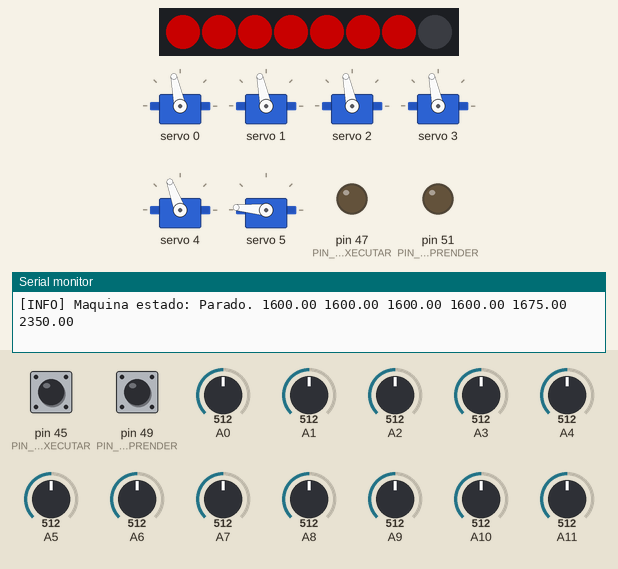
This sketch was run on a simulated Arduino Mega 2560, built with avr-gcc and run on an emulated ATmega2560. Parts: 8 RGB LEDs in strip order, left to right, 6 × servo, output pins drawn as LEDs (lit = HIGH), the last lines printed to the serial monitor. Dashed ring = blinking. The inputs (shaded band) are chosen by the test bench; at power-on: pin 49 (PIN_BTN_APRENDER) HIGH, pin 45 (PIN_BTN_EXECUTAR) HIGH, A0 = 512, A1 = 512, A2 = 512, A3 = 512, A4 = 512, A5 = 512, A6 = 512, A7 = 512, A8 = 512, A9 = 512, A10 = 512, A11 = 512. Dim RGB values are drawn brighter than linear.

Above: at 1.2 s.
1.3 s: pin 49 (PIN_BTN_APRENDER) pulled LOW for 1 s
At 2.79 s:
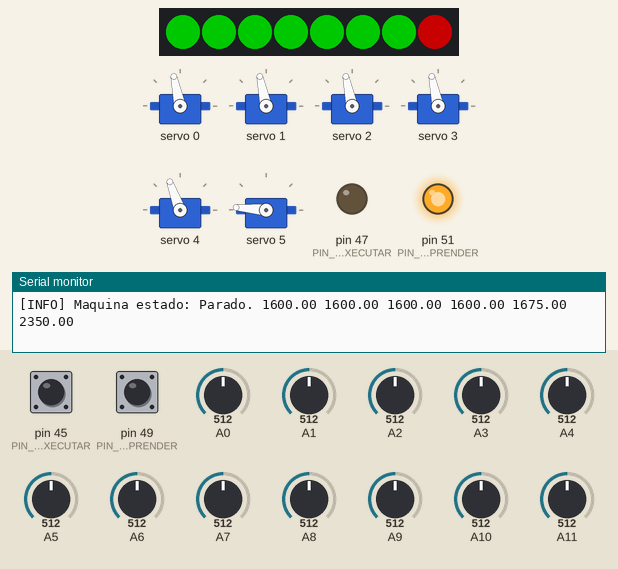
2.9 s: pin 45 (PIN_BTN_EXECUTAR) pulled LOW for 0.15 s
At 3.17 s:
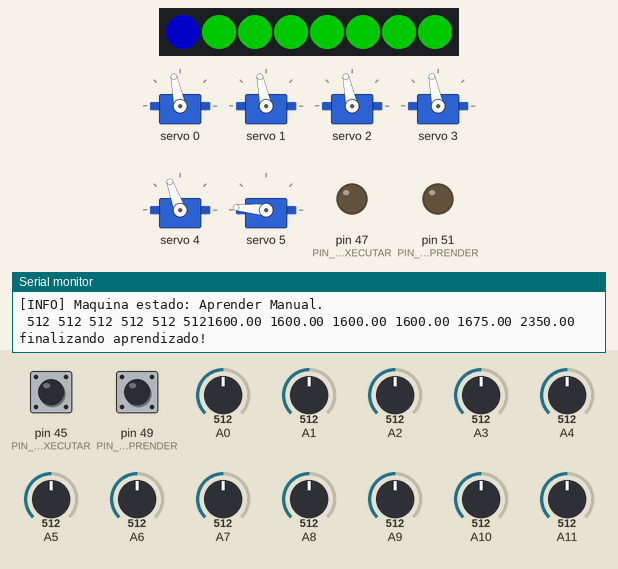
3.6 s: pin 49 (PIN_BTN_APRENDER) pulled LOW for 3.2 s
At 5.64 s:
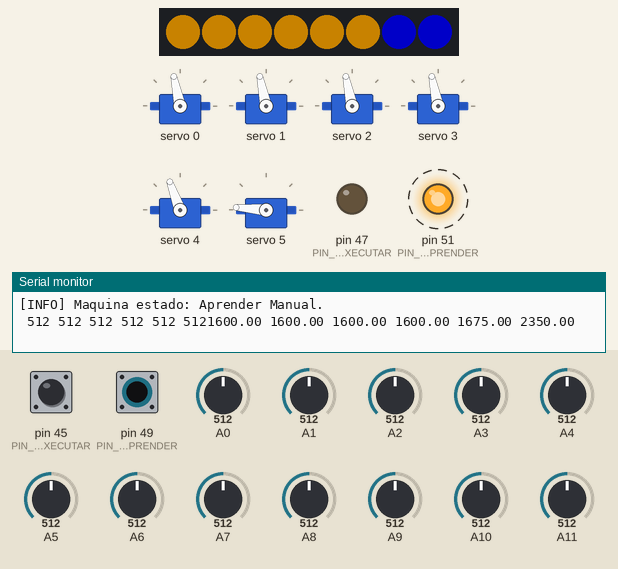
Timing chart, 0 to 15.7 s (numbered marks = the images above; inputs shaded):
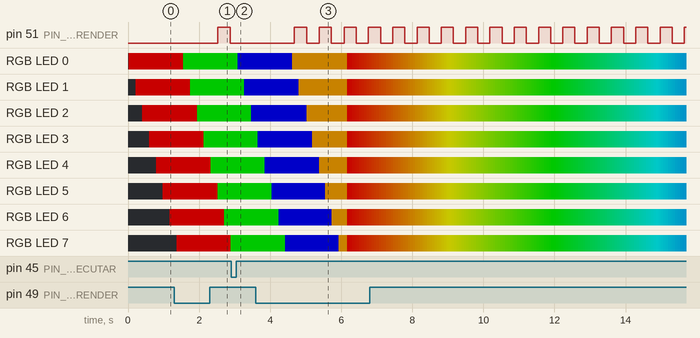

Measured:
- after the input at 1.3 s, pin 51 (PIN_LED_APRENDER): LOW → HIGH after 1.2 s, → LOW 0.35 s later
- after the input at 2.9 s, pin 51 (PIN_LED_APRENDER): stays LOW (without the input it goes to HIGH after 0.34 s)
- after the input at 3.6 s, pin 51 (PIN_LED_APRENDER): alternates HIGH for 0.34 s and LOW for 0.34 s, starting after 1.1 s

The sketch:

hercules_robot_arm.ino
```cpp
// (licence header left out)
#include <Servo.h>                    //para controlar os servos
#include <Wire.h>                     //para comunicação I2C
#include <Adafruit_PWMServoDriver.h>  //para controlar 16 servos com a placa PCA9685
#include <Adafruit_NeoPixel.h>        //para os leds RGB WS2812 Instalar "Adafruit NeoPixel by Adafruit"


#define NUMPIXELS           8         //quantos leds existem na fita
#define NUMSERVOS           6         //quantos servos estao conectados ao PCA9685
#define INTERVALO_SERVOS    5         //quantos ms para recalcular e atulizar servos.

#define DEBOUNCE            50        //tempo ms de debounce do botao
#define SHORT_PRESS_TIME    300       //tempo ms para detecçao de clique curto
#define LONG_PRESS_TIME     900       //tempo ms para detecção de clique longo

//pinos que fazem parte dos botoes de Aprender e executar
#define LED_STRIP_PIN      53         //pino da tira de neopixel
#define PIN_LED_APRENDER   51
#define PIN_BTN_APRENDER   49

#define PIN_LED_EXECUTAR   47
#define PIN_BTN_EXECUTAR   45

//pinos dos knobs da interface com usuário (Analogicos)
#define PIN_KNOB_SERVO_0  5
#define PIN_KNOB_SERVO_1  4
#define PIN_KNOB_SERVO_2  3
#define PIN_KNOB_SERVO_3  2
#define PIN_KNOB_SERVO_4  1
#define PIN_KNOB_SERVO_5  0

//pinos que fazem leituras dos pots internos dos servos (analogicos) **************** checar isso no ofr ta usadno 0 a 4 ¬¬
#define PIN_POT_SERVO_0   6
#define PIN_POT_SERVO_1   7
#define PIN_POT_SERVO_2   8
#define PIN_POT_SERVO_3   9
#define PIN_POT_SERVO_4   10
#define PIN_POT_SERVO_5   11

//Declarando variáveis
int a=0;
int efeito_atual_led=0;     //efeito atual do led
int etapa_efeito=0;         //etapa do efeito atual
int led_atual=0;            //indice do led atual
int delay_led=0;            //quantos ticks de 10ms se passaram dentro da rotina de LEDS
uint32_t rgbcolor;
int estado_movimento=0;

int servo_num = 0;                                          //servo escolhido
int servo_min_manual[]={444, 422, 100, 480, 130, 470};      //limites inferiores do servos
int servo_max_manual[]={100, 106, 424, 130, 400, 315};      //limites inferiores do servos
int servo_min[]={2600, 2600, 600, 2500, 750, 2800};            //limites inferiores do servos
int servo_max[]={600, 600, 2600, 700, 2600, 1900};       //limites máximos
float servo_value[]={1500, 1500, 1500, 1500, 1500, 1880};     //guarda o angulo atual dos servos. valores atuais em us.
int pots[6];                                                // salva leitura dos potenciometros internos do servos
int knobs[6];                                               // salva as leituras dos knobs
float vel_servos[6];                                        //Velocidade de cada servo no frame. Calculado no inicio de cada frame

int potpin = 0;                           // analog pin used to connect the potentiometer
int val;                                  // variable to read the value from the analog pin
int frame_atual=0;                        // aponta para o frame atual
int ultimo_frame=0;                       // aponta para o ultimo frame aprendido
int frames[7][30];                        // guarda tempo movimento em ms e 6 servos por 30 posições da aprendizagem

bool servos_habilitados=0;                // flag indicando se os servos estao habilitados ou nao
bool led_blink_fast = false;
bool isPressing_aprender=0, isPressing_executar=0;
int btn_aprender=0, btn_executar=0;
int tic_led_botao=0;
int tempo_restante=0;

unsigned long tempo_pixels;
unsigned long tempo_relatorio;
unsigned long lastTimeCalcServo;
unsigned long pressedTime_aprender;
unsigned long pressDuration_aprender;
unsigned long pressedTime_executar;
unsigned long pressDuration_executar;
//OBJETOS
Adafruit_PWMServoDriver servos = Adafruit_PWMServoDriver();    // called this way, it uses the default address 0x40
Adafruit_NeoPixel pixels(NUMPIXELS, LED_STRIP_PIN, NEO_GRB + NEO_KHZ800);
// Argument 1 = Number of pixels in NeoPixel strip
// Argument 2 = Arduino pin number (most are valid)
// Argument 3 = Pixel type flags, add together as needed:
//   NEO_KHZ800  800 KHz bitstream (most NeoPixel products w/WS2812 LEDs)
//   NEO_KHZ400  400 KHz (classic 'v1' (not v2) FLORA pixels, WS2811 drivers)
//   NEO_GRB     Pixels are wired for GRB bitstream (most NeoPixel products)
//   NEO_RGB     Pixels are wired for RGB bitstream (v1 FLORA pixels, not v2)
//   NEO_RGBW    Pixels are wired for RGBW bitstream (NeoPixel RGBW products)
//========================================================================================================
void setup() {
  Serial.begin(115200);
  tempo_relatorio=millis();

  pinMode(PIN_BTN_APRENDER, INPUT_PULLUP);
  pinMode(PIN_BTN_EXECUTAR, INPUT_PULLUP);
  pinMode(PIN_LED_APRENDER, OUTPUT);
  pinMode(PIN_LED_EXECUTAR, OUTPUT);
  //SERVOS
  servos.begin();                       // iniciando PCA9685...
  servos.setPWMFreq(60);                // Analog servos run at ~60 Hz updates
  delay(10);

  //LEDS
  tempo_pixels=millis();
  pixels.begin();                       // INITIALIZE NeoPixel strip object (REQUIRED)
  //pixels.clear();                       // Set all pixel colors to 'off'
  pixels.show();                        // Turn OFF all pixels ASAP
  pixels.setBrightness(100);             // Set BRIGHTNESS to about 1/5 (max = 255)
}

//========================================================================================================
void loop() {
  atualiza_entradas();    //le entradas
  atualiza_leds();        //atualiza leds \o/
  atualiza_movimento();   //verifica qual o estado e executa as tarefas
  if(millis() - tempo_relatorio > 1000){
    tempo_relatorio=millis();
    Serial.println();
    Serial.print("[INFO] ");
    Serial.print("Maquina estado: ");
    switch(estado_movimento){
      case 0:
        Serial.print("Parado. ");
      break;
      case 1:
        Serial.print("Aprender Knobs.");
      break;
      case 2:
        Serial.println("Aprender Manual.");
        for(int i=0; i<6; i++){
          Serial.print(" ");
          Serial.print(pots[i]);
          }
        //map(pots[i], servo_min_manual[i], servo_max_manual[i], servo_min[i], servo_max[i])
      break;
      case 3:
        Serial.print("Executando Movimentos.");
      break;
    }
    /*
    Serial.println();
    Serial.print("[INFO] ");
    Serial.print("botao Aprender: ");
    Serial.print(btn_aprender);
    Serial.print(" botao Executar: ");
    Serial.println(btn_executar);
    */

    for(int i=0;i<6; i++){
      Serial.print(servo_value[i]);
      Serial.print(" ");
      }
    Serial.println();

    }
}
```

LEDS.ino
```cpp
 void atualiza_leds(){
  if(millis() - tempo_pixels > 10){
    atualiza_led_painel();                          //chamando essa função a cada 10ms...
    delay_led++;
    //pixels.clear(); // Set all pixel colors to 'off'

    switch(efeito_atual_led){
      case 0:
        // "COLOR WIPE" Fill along the length of the strip in various colors...============================================================
        switch(etapa_efeito){
          case 0: //VAI PREENCHER TODA A FITA COM A COR ESPECIFICADA---------------------------------
            rgbcolor = pixels.Color(255, 0, 0);      //VERMELHO
            pixels.setPixelColor(led_atual, rgbcolor);    //Set pixel's color (in RAM)
            pixels.show();                                //Update strip to match
            if(delay_led > 15){                            //150ms?
              delay_led=0;
              led_atual++;                                //quando passar 50ms no ultimo led... vai incrementar para NUMPIXELS
            }

            if(led_atual == NUMPIXELS){                    //acabou a fita?
              etapa_efeito++;
              led_atual=0;
            }
          break;
          case 1: //VAI PREENCHER TODA A FITA COM A COR ESPECIFICADA-----------------------------------
            rgbcolor = pixels.Color(0, 255, 0);      //VERDE
            pixels.setPixelColor(led_atual, rgbcolor);    //Set pixel's color (in RAM)
            pixels.show();                                //Update strip to match
            if(delay_led > 15){                            //150ms?
              delay_led=0;
              led_atual++;                                //quando passar 50ms no ultimo led... vai incrementar para NUMPIXELS
            }

            if(led_atual == NUMPIXELS){                    //acabou a fita?
              etapa_efeito++;
              led_atual=0;
            }
          break;
          case 2: //VAI PREENCHER TODA A FITA COM A COR ESPECIFICADA-----------------------------------
            rgbcolor = pixels.Color(0, 0, 255);      //AZUL
            pixels.setPixelColor(led_atual, rgbcolor);    //Set pixel's color (in RAM)
            pixels.show();                                //Update strip to match
            if(delay_led > 15){                            //150ms?
              delay_led=0;
              led_atual++;                                //quando passar 50ms no ultimo led... vai incrementar para NUMPIXELS
            }

            if(led_atual == NUMPIXELS){                    //acabou a fita?
              etapa_efeito++;
              led_atual=0;
            }
          break;
          case 3: //VAI PREENCHER TODA A FITA COM A COR ESPECIFICADA-----------------------------------
            rgbcolor = pixels.Color(255, 165, 0);         //LARANJA
            pixels.setPixelColor(led_atual, rgbcolor);    //Set pixel's color (in RAM)
            pixels.show();                                //Update strip to match
            if(delay_led > 15){                           //150ms?
              delay_led=0;
              led_atual++;                                //quando passar 50ms no ultimo led... vai incrementar para NUMPIXELS
            }

            if(led_atual == NUMPIXELS){                   //acabou a fita?
              efeito_atual_led=1;                         //AVANÇA PARA NOVO EFEITO \o/
              delay_led=0;
              etapa_efeito=0;
              led_atual=0;
              rgbcolor=0;
            }
          break;
          }//FIM "COLOR WIPE"
      break;

      case 1: //RAINBOWFADE ===========================================================================================
        if(delay_led > 5){                              //50ms?

            rgbcolor += 256;                               //Color wheel has a range of 65536 but it's OK if we roll over
            uint32_t pixelHue = pixels.ColorHSV(rgbcolor, 255, 255);
            pixels.fill(pixelHue);                         //aplica a todos a mesma cor
            pixels.show();                                //Update strip to match
            delay_led=0;
            etapa_efeito++;
        }

        if(etapa_efeito > 256){                         //uma volta no HUE vai ter 256 etapas...
            efeito_atual_led=0;                         //AVANÇA PARA NOVO EFEITO \o/
            delay_led=0;
            etapa_efeito=0;
            led_atual=0;
        }

      break;
      }


    /*
    //hue de 0 a 65536 (por 360 graus da 182,44)
    //saturation de 0 a 255
    //value de 0 a 255

//    a = 255;
    rgbcolor = pixels.ColorHSV(7463, 255, a);        //passa de HUE para RGB   //strip.ColorHSV(hue, saturation, value)
    pixels.fill(rgbcolor);                           //aplica a todos a mesma cor

    for(i_led=0; i_led < 5; i_led++){
      pixels.setPixelColor(i_led, rgbcolor);   //laranja
      }

    //pixels.setPixelColor(i_led, rgbcolor);   //laranja
    //pixels.setPixelColor(i_led, pixels.Color(255, 165, 0));   //laranja
    pixels.show();   // Send the updated pixel colors to the hardware.
    a++;
    if(a == 255){
      a=0;
      }
     */
    tempo_pixels = millis();
  }
}
//----------------------------------------------------------------------------------------------------------------
//atualizar LED DOS BOTÕES APRENDER E EXECUTAR
void atualiza_led_painel(){
  tic_led_botao++;                            //cada tic tem 10ms...
  if(tic_led_botao >= 30){                      //300ms ?
    tic_led_botao=0;
    led_blink_fast=!led_blink_fast;             //alterna
    }

  switch(estado_movimento){
    case 0: //PARADO
      digitalWrite(PIN_LED_APRENDER, LOW);      //ambos os leds apagados indicando "free to play" via knobs
      if(ultimo_frame > 0){
        digitalWrite(PIN_LED_EXECUTAR, HIGH);   //existem movimentos para executar!
      }else{
        digitalWrite(PIN_LED_EXECUTAR, LOW);    //
      }
    break;

    case 1: //APRENDER KNOBS (500ms on 500ms off)
      digitalWrite(PIN_LED_APRENDER, HIGH);               //ON
      digitalWrite(PIN_LED_EXECUTAR, LOW);                //desliga led de executar
    break;

    case 2: //APRENDER MANUAL (200ms OFF 200ms ON)
      digitalWrite(PIN_LED_APRENDER, led_blink_fast);     //300ms ON e 300ms off
      digitalWrite(PIN_LED_EXECUTAR, LOW);                //desliga led de executar

    break;
    case 3: //EXECUTAR MOVIMENTOS (200ms OFF 200ms ON)
      digitalWrite(PIN_LED_APRENDER, LOW);                //desliga led de aprender
      digitalWrite(PIN_LED_EXECUTAR, led_blink_fast);     //300ms ON e 300ms off
    break;
  }//FIM SWITCH

}

//----------------------------------------------------------------------------------------------------------------
```

entradas.ino
```cpp
void atualiza_entradas(){
  //faz leitura dos knobs da interface
  for(int i=0; i<6; i++){
    knobs[i]= analogRead(i); //lê e salva o valor de cada knob
    }

  //faz leitura dos potenciometros internos dos servos e descobre sua real posição
  for(int i=6; i<12; i++){
    pots[i-6]= analogRead(i); //lê e salva o valor do pot interno de cada servo
    }

  //faz leitura dos botoes
  //btn_aprender = digitalRead(PIN_BTN_APRENDER);
  //btn_executar = digitalRead(PIN_BTN_EXECUTAR);

  //calcula esalva em "timer_btn_aprender" a quantidade de ms que o botao ficou pressionado-----------------------------------
  //Rotina não blocante. Qualquer tempo acima de zero indica que o botao esta sendo pressionado.
  if(!digitalRead(PIN_BTN_APRENDER)){                             //botao pressionado?
    if(isPressing_aprender){                                      //ja estava pressionado?
      pressDuration_aprender = millis() - pressedTime_aprender;   //atualiza duração do tempo de botao pressionado
      if(pressDuration_aprender > LONG_PRESS_TIME){           //se atingir a marca do long press... atualiza flag do baotoa com tipo 2 de aperto.
        btn_aprender=2;
      }
    }else{
      pressedTime_aprender = millis();                            //botao acabou de ser pressionado pega o tempo inicial do aperto...
      isPressing_aprender = true;                                 //indicar que foi pressionad pro proximo loop
    }
  }else{                                                          //botao nao pressionado...
    if(isPressing_aprender){                                      //estava pressionado?
      isPressing_aprender = false;                                //acabou de ser liberado! indicar que foi liberado pro proximo loop
      if(pressDuration_aprender > DEBOUNCE && pressDuration_aprender < SHORT_PRESS_TIME){        //se for maior que Debounce e menor que shortpress... atualiza flag do botao com tipo 1 de aperto.
        btn_aprender=1;
      }else{
        btn_aprender=0;
        }
    }else{
      btn_aprender=0;
      }
  }
//calcula e salva em "timer_btn_aprender" a quantidade de ms que o botao ficou pressionado-----------------------------------
  //Rotina não blocante. Qualquer tempo acima de zero indica que o botao esta sendo pressionado.
  if(!digitalRead(PIN_BTN_EXECUTAR)){                             //botao pressionado?
    if(isPressing_executar){                                      //ja estava pressionado?
      pressDuration_executar = millis() - pressedTime_executar;   //atualiza duração do tempo de botao pressionado
      if(pressDuration_executar > LONG_PRESS_TIME){           //se atingir a marca do long press... atualiza flag do baotoa com tipo 2 de aperto.
        btn_executar=2;
      }
    }else{
      pressedTime_executar = millis();                            //botao acabou de ser pressionado pega o tempo inicial do aperto...
      isPressing_executar = true;                                 //indicar que foi pressionad pro proximo loop
    }
  }else{                                                          //botao nao pressionado...
    if(isPressing_executar){                                      //estava pressionado?
      isPressing_executar = false;                                //acabou de ser liberado! indicar que foi liberado pro proximo loop
      if(pressDuration_executar > DEBOUNCE && pressDuration_executar < SHORT_PRESS_TIME){        //se for mair que Debounce e menor que shortpress... atualiza flag do botao com tipo 1 de aperto.
        btn_executar=1;
      }else{
        btn_executar=0;
        }
    }else{
      btn_executar=0;
      }
  }

/*
  //calcula esalva em "timer_btn_executar" a quantidade de ms que o botao ficou pressionado----------------------------------
  //Rotina não blocante. Qualquer tempo acima de zero indica que o botao esta sendo pressionado.
  if(!digitalRead(PIN_BTN_EXECUTAR)){                             //botao pressionado?
    if(btn_executar_old){                                         //ja estava pressionado?
      timer_btn_executar = millis() - inicio_timer_btn_executar;  //atualiza duração do tempo de botao pressionado
    }else{
      inicio_timer_btn_executar = millis();                       //botao acabou de ser pressionado
      btn_executar_old=1;                                         //indicar que foi pressionad pro proximo loop
    }
  }else{                                                          //botao nao pressionado...
    if(btn_executar_old){                                         //estava pressionado?
      btn_executar_old=0;                                         //acabou de ser liberado! indicar que foi liberado pro proximo loop
      timer_btn_executar=0;                                       //atualiza duração do tempo de botao pressionado para zero
    }
  }
*/
}
```

Source omitted: movimento.ino (8270 bytes)
